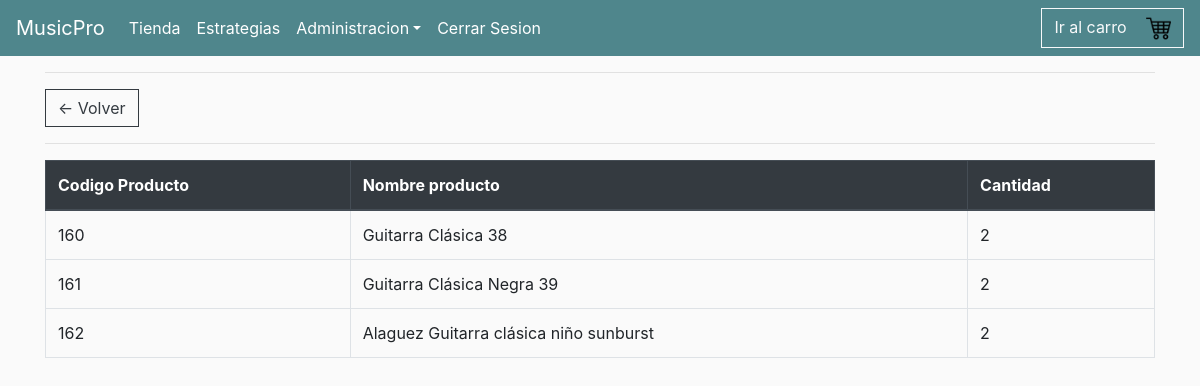
Page /orden/87/ (signed in) on the earlier database version.
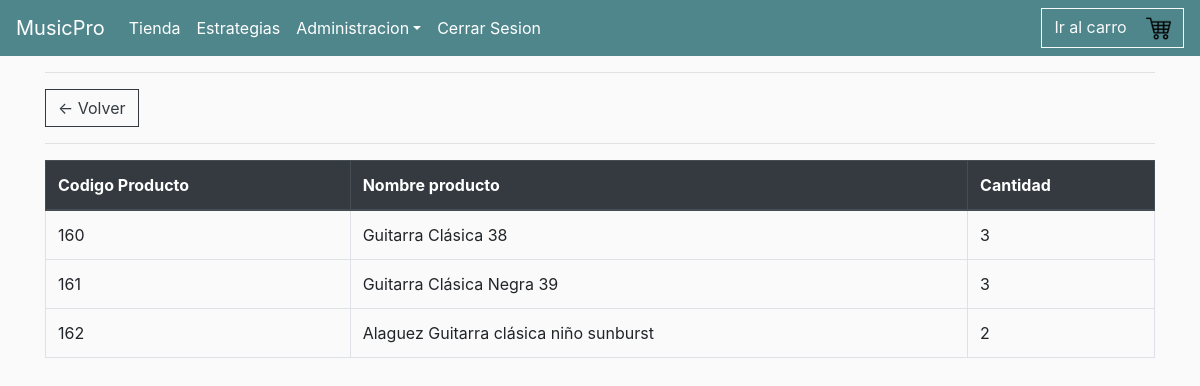
Same page on the later database version.
### TiendaMPRO/models.py (models this page shows, shortened)
class ProductoPedido(models.Model):
    producto = models.ForeignKey(Producto, on_delete=models.SET_NULL, blank=True, null=True)
    orden = models.ForeignKey(OrdenDeCompra, on_delete=models.SET_NULL, blank=True, null=True)
    cantidad = models.IntegerField(default=0, null=True, blank=True)
    fecha_pedido = models.DateTimeField(auto_now_add=True)

class Producto(models.Model):
    nom_prod = models.CharField(validators=[MinLengthValidator(3)], max_length=40,verbose_name="Nombre de Producto")
    tipo_prod = models.ForeignKey(TipoProducto, on_delete=models.CASCADE)
    descripcion = models.TextField(max_length=1500,null=True,blank=True)
    precio = models.FloatField(default=0.0)
    imagen = models.ImageField(upload_to="images/producto",null=True,blank=True)

### TiendaMPRO/views.py (the view)
# urls.py: path('orden/<int:pk>/', views.detalleOrden, name='ordenPedido'),
def detalleOrden(request, pk):
    order = OrdenDeCompra.objects.get(id = pk)
    items = order.productopedido_set.all()
    context={'items': items, 'orden' : order}
    return render (request, 'TiendaMPRO/detallesOrden.html', context)

### TiendaMPRO/models.py (called while the page is built)
    def __str__(self):
        return f'{self.nombre}'

    @property
    def is_staff(self):
        return self.usuario_admin

### TiendaMPRO/templates/TiendaMPRO/detallesOrden.html (shortened to what this page needs)
{% extends 'TiendaMPRO/main.html' %}
{% load static %}
{% block content %}
<hr>
<a class="btn btn-outline-dark" href="{% url 'ordenes_bodega' %}">&#x2190; Volver</a>
<hr>
<table class="table table-bordered">
    <thead class="thead-dark">
      <tr>
        <th scope="col">Codigo Producto</th>
        <th scope="col">Nombre producto</th>
        <th scope="col">Cantidad</th>
      </tr>
    </thead>
    <tbody>
        {% for item in items %}
            <tr>
                <td data-label="Codigo Producto">{{item.id}}</td>
                <td data-label="Nombre Producto">{{item.producto.nom_prod}}</td>
                <td data-label="Codigo Producto">{{item.cantidad}}</td>
            </tr>
        {% endfor %}
    </tbody>
  </table>
{% endblock %}

Differences in the rows shown:
changed ProductoPedido "Guitarra Clásica 38": cantidad "2" → "3"
changed ProductoPedido "Guitarra Clásica Negra 39": cantidad "2" → "3"
